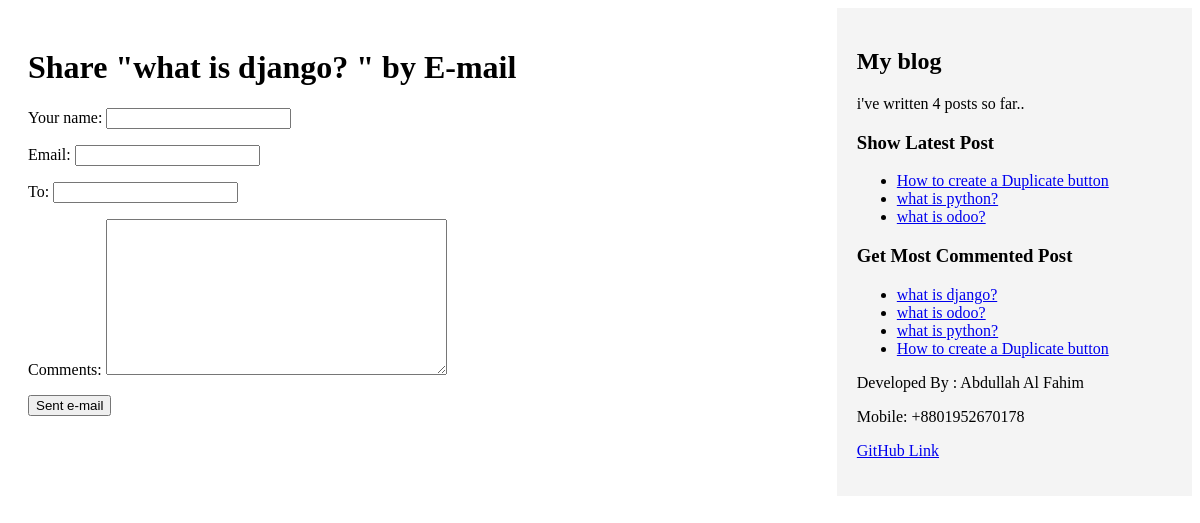
The app's page /blog/1/share, older data.
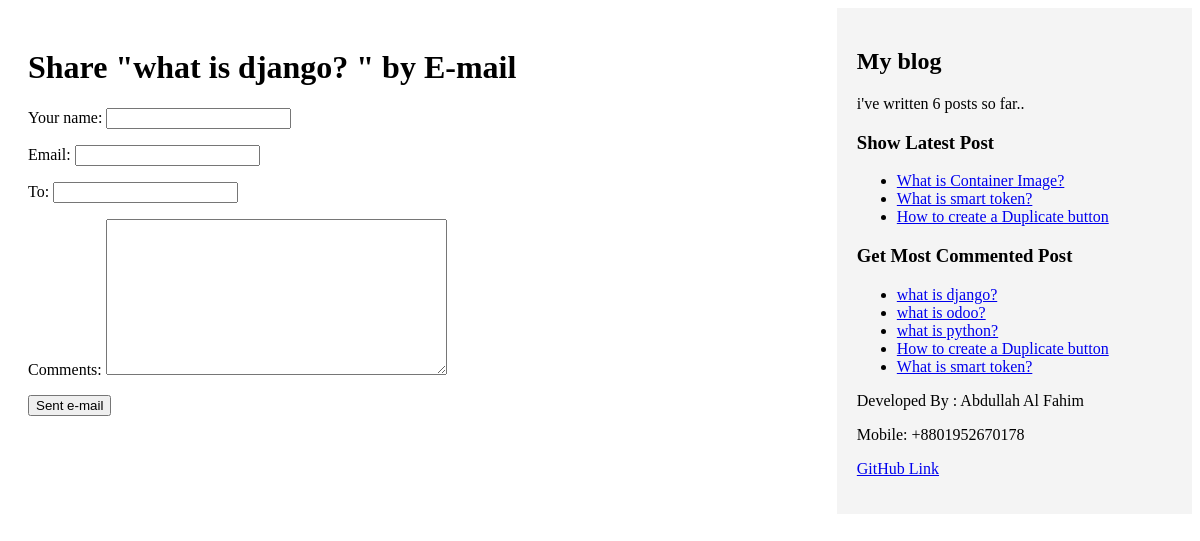
The same page, newer data.
### blog/models.py (models this page shows, shortened)
class Post(models.Model):
    class Status(models.TextChoices):
        DRAFT = 'DF', 'Draft'
        PUBLISHED = 'PB', 'Published'
    tags = TaggableManager()
    title = models.CharField(max_length=250)
    slug = models.SlugField(max_length=250, unique_for_date='publish')
    body = models.TextField()
    author = models.ForeignKey(User, on_delete=models.CASCADE, related_name='blog_post')
    publish = models.DateTimeField(default=timezone.now)
    created = models.DateTimeField(auto_now_add=True)
    updated = models.DateTimeField(auto_now=True)
    status = models.CharField(max_length=2, choices=Status.choices, default=Status.DRAFT)
    created_by = models.ForeignKey(User, on_delete=models.SET_NULL, null=True, blank=True, related_name='created_posts')
    updated_by = models.ForeignKey(User, on_delete=models.SET_NULL, null=True, blank=True, related_name='updated_posts')
    objects = models.Manager() # The default manager.
    published = PublishedManager() # Our custom manager.
    class Meta:
        ordering = ['-publish']
        indexes = [models.Index(fields=['-publish']),
                   ]
    def get_absolute_url(self):
       return reverse('blog:post_detail', args=[self.slug])

### blog/views.py (the view, shortened to what this page needs)
# urls.py: path('<int:post_id>/share',views.post_share, name="post_share"),
def post_share(request, post_id):
    posts = get_object_or_404(Post, id = post_id, status=Post.Status.PUBLISHED)
    sent=False
    form = EmailPostForm()
    context={
        'posts' : posts,
        'form' : form,
        'sent' : sent
         }
    return render(request, 'blog/posts/share.html', context)

### blog/forms.py
class EmailPostForm(forms.Form):
    name = forms.CharField(label="Your name", max_length=100)
    email = forms.EmailField()
    to = forms.EmailField()
    comments = forms.CharField(required=False, widget=forms.Textarea)

### blog/models.py (called while the page is built)
 def get_queryset(self):
    return super().get_queryset()\
        .filter(status=Post.Status.PUBLISHED)

### blog/templatetags/blog_tags.py (called while the page is built)
@register.simple_tag
def total_posts():
    return Post.published.count()

@register.inclusion_tag('blog/posts/latest_posts.html')
def show_latest_posts(count=5):
 latest_posts = Post.published.order_by('-publish')[:count]
 return {'latest_posts': latest_posts}

@register.simple_tag
def get_most_commented_posts(count=5):
   return Post.published.annotate(total_comments=Count('comments')).order_by('-total_comments')[:count]

### templates/blog/posts/share.html (shortened to what this page needs)
{% extends 'base.html' %}
{% block content %}
    {% if sent %}
        <h1>E-mail successfully sent</h1>
        <p> {{ posts.title }} was successfully sent to {{form.cleaned_data.to}} </p>
     {% else %}
        <h1> Share "{{ posts.title }} " by E-mail</h1>
        <form method="post">
                {{ form.as_p  }}
            <input type="submit" value="Sent e-mail">
        </form>
     {% endif %}
{% endblock %}

### templates/base.html (shortened to what this page needs)
{% load blog_tags %}
{% load static %}
<!doctype html>
<html lang="en">
  <head>
    <link rel="stylesheet" href="{% static 'blog/blog.css' %}">
  </head>
  <body>
    <div id="content" class="clearfix">
        {% block content %}
        {% endblock %}
    </div>
    <div id="sidebar" class="clearfix">
        <h2>My blog</h2>
        <p> i've written {% total_posts %} posts so far.. </p>
        <h3>Show Latest Post</h3>
        {% show_latest_posts 3 %}
        <h3>Get Most Commented Post</h3>
        {% get_most_commented_posts as most_commented_posts %}
        <ul>
        {% for post in most_commented_posts %}
        <li>
        <a href="{{ post.get_absolute_url }}">{{ post.title }}</a>
        </li>
        {% endfor %}
        </ul>
        <p>Developed By : Abdullah Al Fahim</p>
        <p>Mobile: +8801952670178</p>
        <P> <a href="https://github.com/Fahim-Khan-98">GitHub Link</a>  </P>
    </div>
  </body>
</html>

### templates/blog/posts/latest_posts.html
<ul>
    {% for post in latest_posts %}
    <li>
    <a href="{{ post.get_absolute_url }}">{{ post.title }}</a>
    </li>
    {% endfor %}
</ul>

Row changes from the older to the newer data that the page shows:
no longer on one of the page's lists (row unchanged): Post: title "what is odoo?"
no longer on one of the page's lists (row unchanged): Post: title "what is python?"
added Post: title "What is Container Image?", shown under "Show Latest Post"
added Post: title "What is smart token?"
Text that changed along with them:
text no longer shown: "4"
text now shown: "6"
